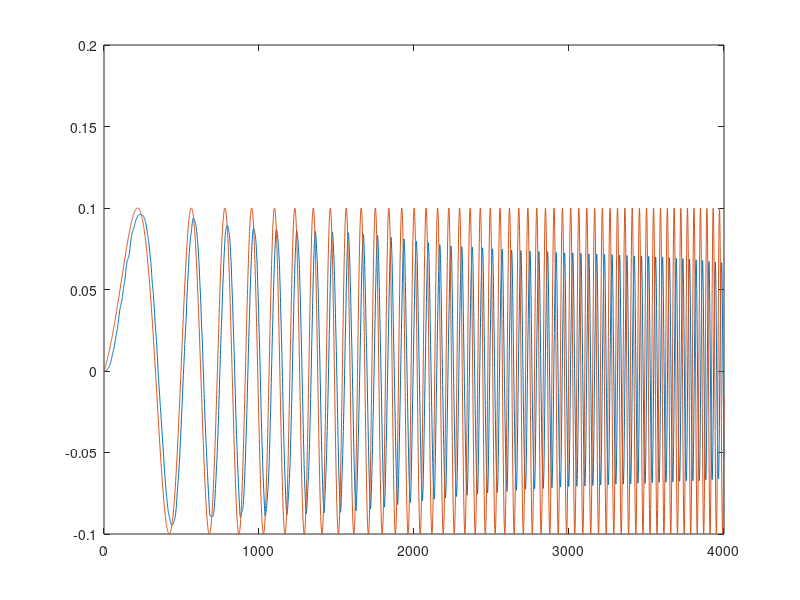
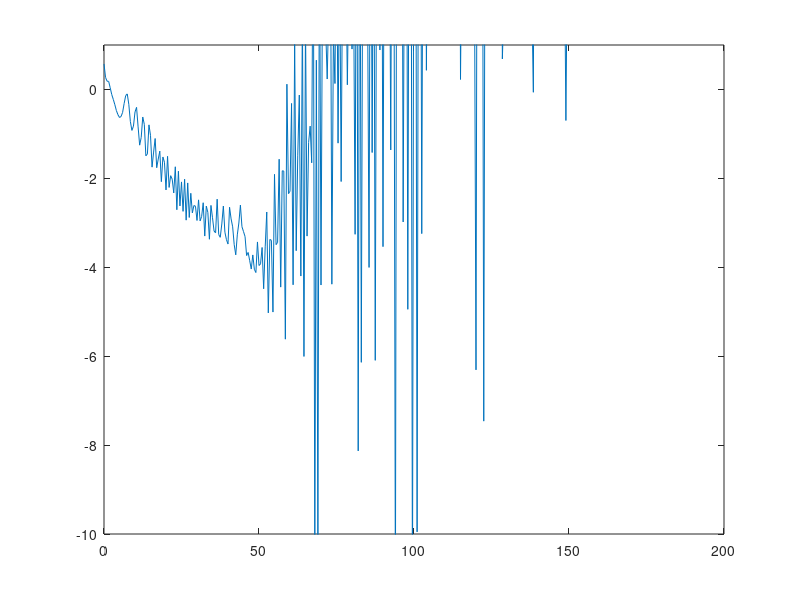
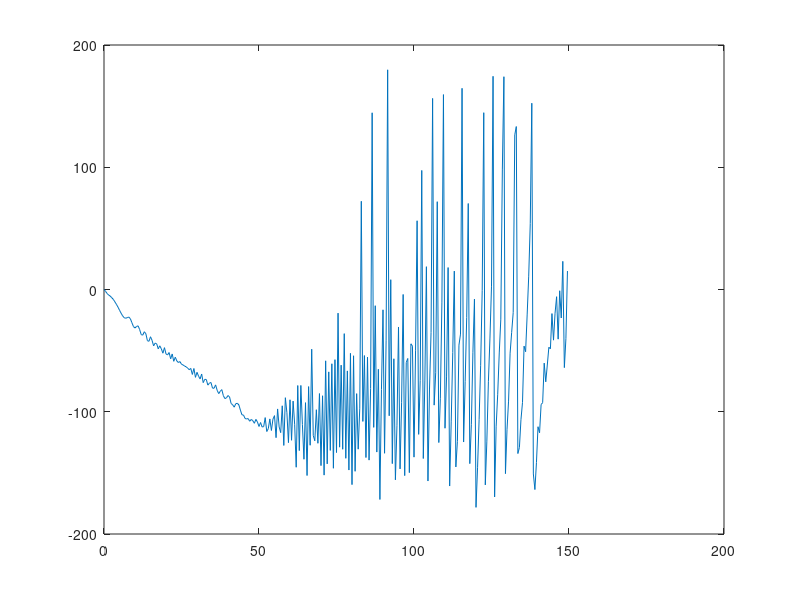

The MATLAB script that drew these images, in order:
    current_iq = importdata("output_actual_position.csv");

    y = current_iq(1, 1:1:4000);
    x = 1:1:4000;
    
    % 创建图形窗口
    figure;
     plot(x,y); 

current_iq_setpoint = importdata("output_set_position.csv");
    z = current_iq_setpoint(1, 1:1:4000);
    
    % 创建图形窗口
    hold on 
     plot(x,z); 

 Fs = 2000;               % 采样频率（Hz）
T = 2;                   % 总时间（秒）
f_start = 100;            % 起始频率（Hz）
f_end = 1000;             % 结束频率（Hz）
t = 0/Fs:1/Fs:T-1/Fs;       % 时间向量

 k = (f_end - f_start) / T;
f = f_start + 1/2*k * t;
sweep_signal_0 = sin(2 * pi * f .* t);
hold on
% plot(x,sweep_signal_0); 
% 
% k = (f_end - f_start) / T;
phase = 0;
sweep_signal = zeros(1, 4000); % 初始化信号数组
t = 0:1/Fs:T-1/Fs;       % 时间向量
for i=0:1:3999
    f = f_start + k * (i * (1/Fs)) + 1/2*k*(1/Fs) ; % 计算当前频率
    phase = phase + 2 * pi * f * (1/Fs); % 更新相位
    if phase > 2 * pi
        phase = phase - 2 * pi; % 确保相位在0到2*pi的范围内
    end
    
 sweep_signal(i+1) = sin(phase); % 计算正弦值并赋值给sweep_signal
end    


hold on
 %plot(x,sweep_signal); 

N = 4000;
frequencies = (0:N/2 -1) * (Fs / N);

inputFFT = fft(z, N);
outputFFT = fft(y, N);
H = outputFFT ./ inputFFT;
magnitudeResponse = abs(H);
angle_response_in = angle(inputFFT);
angle_response_out = angle(outputFFT);
angle_response = angle_response_out - angle_response_in;
for i=1:1:1000
if angle_response(i) > pi
    angle_response(i) = angle_response(i) - 2*pi;
end
end

figure
 plot(frequencies(1:1:300),20*log10(magnitudeResponse(1:1:300))); 
 ylim([-10,1])
figure
plot(frequencies(1:1:300), 180*angle_response(1:1:300)/pi);

